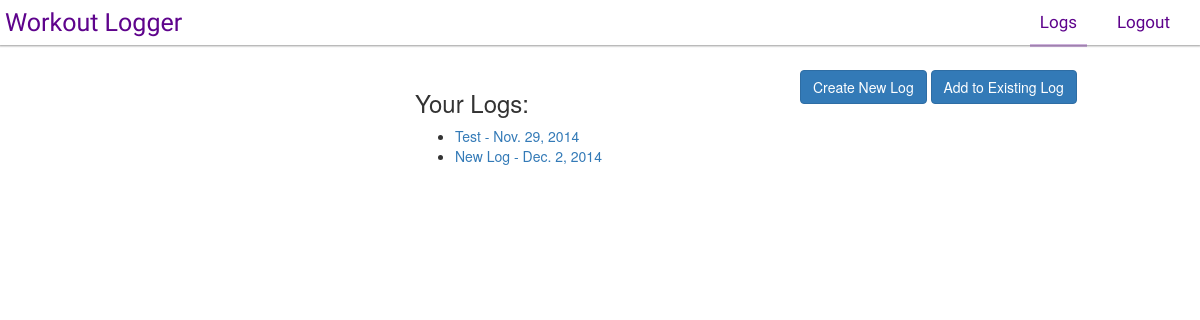
Page /logs/ (signed in) on the committed database.
### logs/models.py (models this page shows, shortened)
class Log(models.Model):
    date = models.DateField(auto_now=True)
    name = models.CharField(max_length=30)
    workouts = models.ManyToManyField(Workout)
    user = models.ForeignKey(User)

### logs/views.py (the view)
# urls.py: url(r'^logs/$', views.logs, name='logs'),
def logs(request):
    if request.user.is_authenticated():
        logs = Log.objects.filter(user=request.user)
        return render(request, 'logs/logs.html', {'logs': logs})
    else:
        return HttpResponse("You are not signed in")

### logs/templates/logs/logs.html (shortened to what this page needs)
{% extends 'logs/base.html' %}
{% block nav_bar %}
  <div class="top-nav">
    <div class="pull-left logo"><a href="{% url "index" %}">Workout Logger</a></div>
    <div class="nav-logout"><a href="{% url "logout" %}">Logout</a></div>
    <div class="nav-logs active"><a href="{% url "logs" %}">Logs</a></div>
  </div>
{% endblock %}
{% block body_block %}
<div id="container">
  <div class="col-md-4 col-md-offset-4">
    <h3 class="your-logs">Your Logs:</h3>
    <ul id="logs">
      {% for log in logs %}
        <li class="log"><a href="{% url 'detail' log.id %}">{{ log.name }} - {{ log.date }}</a></li>
      {% endfor %}
    </ul>
</div>
  <button type="button" class="btn btn-primary" data-toggle="modal" data-target="#create-new-log">Create New Log</button>
  <button type="button" class="btn btn-primary" data-toggle="modal" data-target="#add-to-log">Add to Existing Log</button>
</div>
    {% endblock %}

### static/css/main.css (style rules this page uses)
.top-nav { position: fixed; height: 45px; width: 100%; background-color: hsla(360,0%,100%,1); top: 0; -webkit-box-shadow: 0px 0px 2px 1px hsla(360,0%,0%,0.4); -moz-box-shadow: 0px 0px 2px 1px hsla(360,0%,0%,0.4); box-shadow: 0px 0px 2px 1px hsla(360,0%,0%,0.4); }
#container { padding-top: 70px; }
.logo { margin: 5px; }
.logo a { font-family: 'Montserrat', sans-serif; font-size: 25px; color: hsla(280,96%,28%,1); }
.nav-logout { float: right; margin: 0 20px; padding: 10px; }
.nav-logs { float: right; padding: 10px; }
.nav-logs.active { float: right; padding: 10px; border-bottom: 3px solid hsla(280,96%,28%,0.3); }
.nav-logs a { font-family: 'Montserrat', sans-serif; font-size: 17px; text-decoration: none; color: hsla(280,96%,28%,1) }
.nav-logout a { font-family: 'Montserrat', sans-serif; font-size: 17px; text-decoration: none; color: hsla(280,96%,28%,1) }

### rows in the picture
Log: name "Test", date "Nov. 29, 2014"
Log: name "New Log", date "Dec. 2, 2014"
